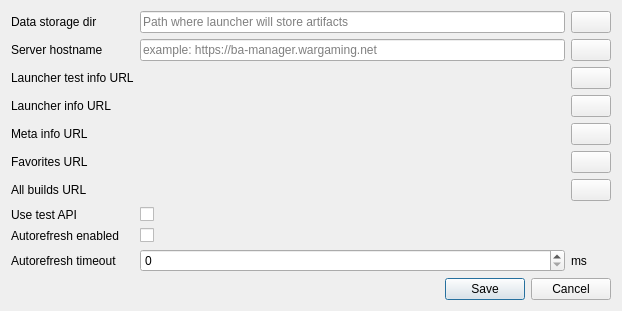
<?xml version="1.0" encoding="UTF-8"?>
<ui version="4.0">
 <class>PreferencesDialog</class>
 <widget class="QDialog" name="PreferencesDialog">
  <property name="geometry">
   <rect>
    <x>0</x>
    <y>0</y>
    <width>622</width>
    <height>304</height>
   </rect>
  </property>
  <property name="windowTitle">
   <string>Dialog</string>
  </property>
  <layout class="QVBoxLayout" name="verticalLayout">
   <item>
    <layout class="QGridLayout" name="gridLayout">
     <item row="2" column="0">
      <widget class="QLabel" name="label_14">
       <property name="text">
        <string>Launcher test info URL</string>
       </property>
      </widget>
     </item>
     <item row="4" column="2">
      <widget class="QPushButton" name="pushButton_copyMetaInfoURL">
       <property name="text">
        <string/>
       </property>
       <property name="icon">
        <iconset resource="icons.qrc">
         <normaloff>:/Icons/copy.png</normaloff>:/Icons/copy.png</iconset>
       </property>
      </widget>
     </item>
     <item row="5" column="2">
      <widget class="QPushButton" name="pushButton_copyFavoritesURL">
       <property name="text">
        <string/>
       </property>
       <property name="icon">
        <iconset resource="icons.qrc">
         <normaloff>:/Icons/copy.png</normaloff>:/Icons/copy.png</iconset>
       </property>
      </widget>
     </item>
     <item row="6" column="2">
      <widget class="QPushButton" name="pushButton_copyAllBuildsURL">
       <property name="text">
        <string/>
       </property>
       <property name="icon">
        <iconset resource="icons.qrc">
         <normaloff>:/Icons/copy.png</normaloff>:/Icons/copy.png</iconset>
       </property>
      </widget>
     </item>
     <item row="3" column="1">
      <widget class="QLabel" name="label_launcherInfoURL">
       <property name="text">
        <string/>
       </property>
       <property name="openExternalLinks">
        <bool>true</bool>
       </property>
      </widget>
     </item>
     <item row="5" column="1">
      <widget class="QLabel" name="label_launcherFavoritesURL">
       <property name="text">
        <string/>
       </property>
       <property name="openExternalLinks">
        <bool>true</bool>
       </property>
      </widget>
     </item>
     <item row="4" column="1">
      <widget class="QLabel" name="label_launcherMetaInfoURL">
       <property name="text">
        <string/>
       </property>
       <property name="openExternalLinks">
        <bool>true</bool>
       </property>
      </widget>
     </item>
     <item row="1" column="1">
      <widget class="QLineEdit" name="lineEdit_serverHostName">
       <property name="placeholderText">
        <string>example: https://ba-manager.wargaming.net</string>
       </property>
      </widget>
     </item>
     <item row="1" column="0">
      <widget class="QLabel" name="label_9">
       <property name="text">
        <string>Server hostname</string>
       </property>
      </widget>
     </item>
     <item row="9" column="2">
      <widget class="QLabel" name="label_8">
       <property name="text">
        <string>ms</string>
       </property>
      </widget>
     </item>
     <item row="8" column="1">
      <widget class="QCheckBox" name="checkBox_autorefreshEnabled">
       <property name="text">
        <string/>
       </property>
      </widget>
     </item>
     <item row="9" column="1">
      <widget class="QSpinBox" name="spinBox_autorefreshTimeout"/>
     </item>
     <item row="3" column="0">
      <widget class="QLabel" name="label_2">
       <property name="text">
        <string>Launcher info URL</string>
       </property>
      </widget>
     </item>
     <item row="0" column="2">
      <widget class="QPushButton" name="pushButton_selectStorageDir">
       <property name="toolTip">
        <string>Choose storage dir</string>
       </property>
       <property name="text">
        <string/>
       </property>
       <property name="icon">
        <iconset resource="icons.qrc">
         <normaloff>:/Icons/openfolder.png</normaloff>:/Icons/openfolder.png</iconset>
       </property>
      </widget>
     </item>
     <item row="0" column="1">
      <widget class="QLineEdit" name="lineEdit_launcherDataPath">
       <property name="toolTip">
        <string>Path where launcher will store artifacts</string>
       </property>
       <property name="text">
        <string/>
       </property>
       <property name="placeholderText">
        <string>Path where launcher will store artifacts</string>
       </property>
      </widget>
     </item>
     <item row="0" column="0">
      <widget class="QLabel" name="label">
       <property name="text">
        <string>Data storage dir</string>
       </property>
      </widget>
     </item>
     <item row="4" column="0">
      <widget class="QLabel" name="label_3">
       <property name="text">
        <string>Meta info URL</string>
       </property>
      </widget>
     </item>
     <item row="5" column="0">
      <widget class="QLabel" name="label_4">
       <property name="text">
        <string>Favorites URL</string>
       </property>
      </widget>
     </item>
     <item row="6" column="0">
      <widget class="QLabel" name="label_5">
       <property name="text">
        <string>All builds URL</string>
       </property>
      </widget>
     </item>
     <item row="8" column="0">
      <widget class="QLabel" name="label_6">
       <property name="text">
        <string>Autorefresh enabled</string>
       </property>
       <property name="buddy">
        <cstring>checkBox_autorefreshEnabled</cstring>
       </property>
      </widget>
     </item>
     <item row="9" column="0">
      <widget class="QLabel" name="label_7">
       <property name="text">
        <string>Autorefresh timeout</string>
       </property>
      </widget>
     </item>
     <item row="6" column="1">
      <widget class="QLabel" name="label_allBuildsURL">
       <property name="text">
        <string/>
       </property>
       <property name="openExternalLinks">
        <bool>true</bool>
       </property>
      </widget>
     </item>
     <item row="3" column="2">
      <widget class="QPushButton" name="pushButton_copyLauncherInfoURL">
       <property name="text">
        <string/>
       </property>
       <property name="icon">
        <iconset>
         <normaloff>Icons/copy.png</normaloff>Icons/copy.png</iconset>
       </property>
      </widget>
     </item>
     <item row="2" column="2">
      <widget class="QPushButton" name="pushButton_copyLauncherTestInfoURL">
       <property name="text">
        <string/>
       </property>
       <property name="icon">
        <iconset resource="icons.qrc">
         <normaloff>:/Icons/copy.png</normaloff>:/Icons/copy.png</iconset>
       </property>
      </widget>
     </item>
     <item row="2" column="1">
      <widget class="QLabel" name="label_launcherInfoTestURL">
       <property name="text">
        <string/>
       </property>
       <property name="openExternalLinks">
        <bool>true</bool>
       </property>
      </widget>
     </item>
     <item row="7" column="0">
      <widget class="QLabel" name="label_16">
       <property name="text">
        <string>Use test API</string>
       </property>
      </widget>
     </item>
     <item row="7" column="1">
      <widget class="QCheckBox" name="checkBox_useTestAPI">
       <property name="text">
        <string/>
       </property>
      </widget>
     </item>
     <item row="1" column="2">
      <widget class="QPushButton" name="pushButton_copyServerHostName">
       <property name="text">
        <string/>
       </property>
       <property name="icon">
        <iconset resource="icons.qrc">
         <normaloff>:/Icons/copy.png</normaloff>:/Icons/copy.png</iconset>
       </property>
      </widget>
     </item>
    </layout>
   </item>
   <item>
    <spacer name="verticalSpacer">
     <property name="orientation">
      <enum>Qt::Vertical</enum>
     </property>
     <property name="sizeHint" stdset="0">
      <size>
       <width>20</width>
       <height>40</height>
      </size>
     </property>
    </spacer>
   </item>
   <item>
    <widget class="QDialogButtonBox" name="buttonBox">
     <property name="orientation">
      <enum>Qt::Horizontal</enum>
     </property>
     <property name="standardButtons">
      <set>QDialogButtonBox::Cancel|QDialogButtonBox::Save</set>
     </property>
    </widget>
   </item>
  </layout>
 </widget>
 <resources>
  <include location="icons.qrc"/>
 </resources>
 <connections>
  <connection>
   <sender>buttonBox</sender>
   <signal>accepted()</signal>
   <receiver>PreferencesDialog</receiver>
   <slot>accept()</slot>
   <hints>
    <hint type="sourcelabel">
     <x>248</x>
     <y>254</y>
    </hint>
    <hint type="destinationlabel">
     <x>157</x>
     <y>274</y>
    </hint>
   </hints>
  </connection>
  <connection>
   <sender>buttonBox</sender>
   <signal>rejected()</signal>
   <receiver>PreferencesDialog</receiver>
   <slot>reject()</slot>
   <hints>
    <hint type="sourcelabel">
     <x>316</x>
     <y>260</y>
    </hint>
    <hint type="destinationlabel">
     <x>286</x>
     <y>274</y>
    </hint>
   </hints>
  </connection>
 </connections>
</ui>
